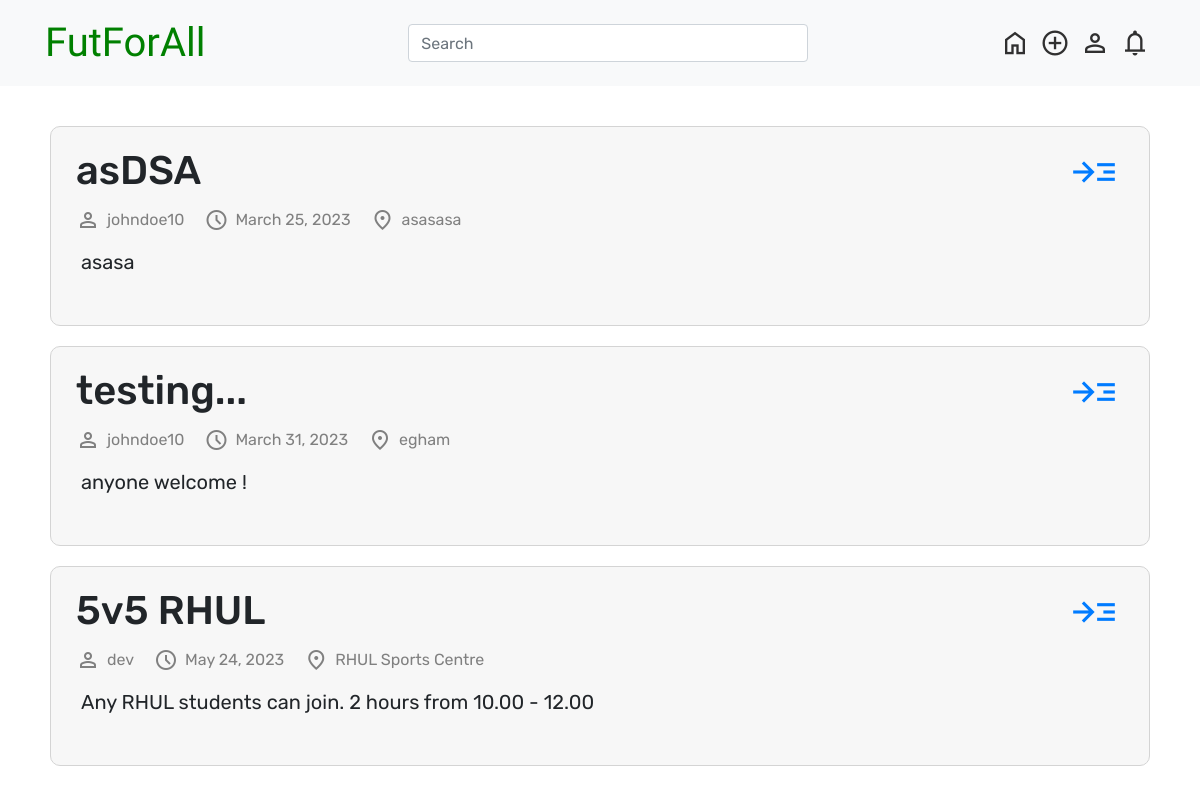
/ (signed in), run on the app's committed database.
### match/models.py (models this page shows, shortened)
class Match(models.Model):
    holder = models.ForeignKey(User, on_delete=models.CASCADE)
    title = models.CharField(max_length=200, default='')
    created_date = models.DateTimeField()
    match_date = models.DateField()
    match_time = models.TimeField(default='00:00')
    location = models.CharField(max_length=200)
    description = models.CharField(max_length=500)
    participants = models.ManyToManyField(User, related_name='matches_participating')

### futforall/views.py (the view)
# urls.py: path('', views.index, name='index'),        # connect '' (deafult domain) to the index function in view
def index(request):
    match_list = Match.objects.all().order_by('-created_date')
    unread_notifications_count = count_unread_notifications(request)
    context = {
        'match_list': match_list,
        'unread_notifications_count': unread_notifications_count,
    }
    return render(request, 'index.html', context=context)

### futforall/views.py (called while the page is built)
def count_unread_notifications(request):
    if request.user.is_authenticated:
        count = Notification.objects.filter(user=request.user, read=False).count()
        return count
    else:
        return 0

### templates/index.html (shortened to what this page needs)
{% include "base.html" %}
<nav class="navbar bg-light">
    <div class="container">
        <a style="font-size:40px" class="navbar-brand" href="/">FutForAll</a>
        <input class="form-control" style="width: 400px" type="search" placeholder="Search" aria-label="Search">
        <div class="navbar-buttons">
            <span class="material-symbols-outlined"><a class="nv-btns" href="/">home</a></span> {% if user.is_authenticated %}
            <span class="material-symbols-outlined"><a class="nv-btns" href="{% url 'match:create' %}">add_circle</a></span>
            <span class="material-symbols-outlined"><a class="nv-btns" href="{% url 'account:profile' user.get_username %}">person</a></span>
            <span class="material-symbols-outlined notification-icon">
                <a class="nv-btns" href="{% url 'notifc:index' %}">
                    notifications
            </a>
            </span>{% else %}
            <span class="material-symbols-outlined"><a class="nv-btns" href="{% url 'account:login' %}">add_circle</a></span>
            <form action="{% url 'account:login' %}"><input class="login" type="submit" value="login" /></form> {% endif %}
        </div>
    </div>
</nav>
<body>
    <div class="main-body">
        <div class="left-body">
            {% if match_list %} {% for match in match_list %}
            <div class="match-box">
                <div class="match-box-main">
                    <h1 class="match-box-title">{{ match.title }}</h1>
                    <span class="material-symbols-outlined"><a href="{% url 'match:detail' match.id %}" class="match-join-button">read_more</a></span>
                </div>
                <div class="match-box-meta">
                    <span class="material-symbols-outlined match-box-meta-icon ">person</span><span class="match-box-meta-text ">{{ match.holder }}</span>
                    <span class="material-symbols-outlined match-box-meta-icon ">schedule</span><span class="match-box-meta-text ">{{ match.match_date }}</span>
                    <span class="material-symbols-outlined match-box-meta-icon ">location_on</span><span class="match-box-meta-text ">{{ match.location }}</span>
                </div>
                <div class="match-box-desc">
                    {{ match.description }}
                </div>
            </div>
            {% endfor %} {% else %}
            <h1 style="color:grey">There's no match at the moment.</h1>
            {% endif %}
        </div>
    </div>
</body>

### templates/base.html (style rules this page uses)
.navbar { font-family: 'Rubik', sans-serif; width: 100%; }
.container { overflow: hidden; }
a.nv-btns:link, a.nv-btns:visited { color: rgb(48, 48, 48); }
.navbar-brand { font-family: 'Rubik Distressed', sans-serif; color: green }
.navbar-buttons>span { font-size: 30px; padding: 0px 5px; }
.navbar-buttons { display: flex; align-items: center; }
.main-body { font-family: 'Rubik', sans-serif; display: flex; justify-content: center; margin-top: 30px; margin-bottom: 30px; }
.left-body { width: auto; display: flex; flex-direction: column; }
.match-box { border-radius: 10px; background-color: rgb(247, 247, 247); width: 1100px; margin: 10px; height: 200px; padding: 20px; border: 1px solid rgb(212, 212, 212); }
.match-box-main { display: flex; }
.match-box-title { flex-grow: 8; padding: 0px 5px; }
.match-join-button { font-size: 50px; padding: 0 10px 0 0; }
.match-box-meta { padding: 5px 5px; color: grey; display: flex; justify-content: flex-start; align-items: center; }
.match-box-meta-text { padding: 0px 20px 0px 7px; }
.match-box-desc { font-size: 20px; padding: 10px; }
input.form-control { margin: 5px 0px; }
.notification-icon { position: relative; }

### data on the page
Match: title "asDSA", holder "johndoe10", match_date "March 25, 2023", location "asasasa", description "asasa"
Match: title "testing...", holder "johndoe10", match_date "March 31, 2023", location "egham", description "anyone welcome !"
Match: title "5v5 RHUL", holder "dev", match_date "May 24, 2023", location "RHUL Sports Centre", description "Any RHUL students can join. 2 hours from 10.00 - 12.00"
